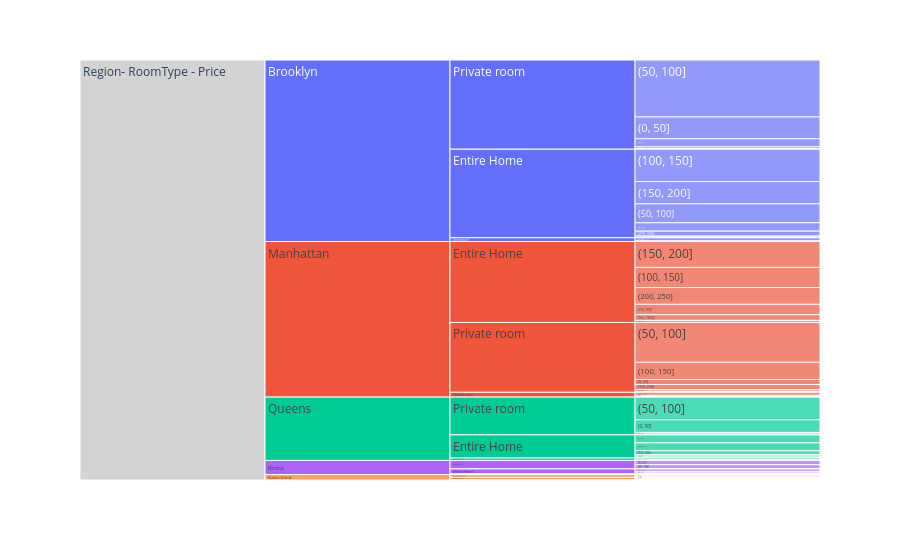

This figure's notebook cell:
### Code cell
fig = px.icicle(bookings, path=[px.Constant("Region- RoomType - Price"), 'neighbourhood_group', 'room_type', 'price'], values='count_booking')
fig.update_traces(root_color="lightgrey")
fig.show()

### Figure 1 — Plotly figure (JSON) as saved in the notebook; plotly's stock layout.template omitted (floating-point values rounded to 4 significant figures)
{"data": [{"branchvalues": "total", "domain": {"x": [0, 1], "y": [0, 1]}, "hovertemplate": "labels=%{label}<br>count_booking=%{value}<br>parent=%{parent}<br>id=%{id}<extra></extra>", "ids": ["Region- RoomType - Price/Bronx/Entire Home/(0, 50]", "Region- RoomType - Price/Brooklyn/Entire Home/(0, 50]", "Region- RoomType - Price/Manhattan/Entire Home/(0, 50]", "Region- RoomType - Price/Queens/Entire Home/(0, 50]", "Region- RoomType - Price/Staten Island/Entire Home/(0, 50]", "Region- RoomType - Price/Bronx/Private room/(0, 50]", "Region- RoomType - Price/Brooklyn/Private room/(0, 50]", "Region- RoomType - Price/Manhattan/Private room/(0, 50]", "Region- RoomType - Price/Queens/Private room/(0, 50]", "Region- RoomType - Price/Staten Island/Private room/(0, 50]", "Region- RoomType - Price/Bronx/Shared room/(0, 50]", "Region- RoomType - Price/Brooklyn/Shared room/(0, 50]", "Region- RoomType - Price/Manhattan/Shared room/(0, 50]", "Region- RoomType - Price/Queens/Shared room/(0, 50]", "Region- RoomType - Price/Staten Island/Shared room/(0, 50]", "Region- RoomType - Price/Bronx/Entire Home/(50, 100]", "Region- RoomType - Price/Brooklyn/Entire Home/(50, 100]", "Region- RoomType - Price/Manhattan/Entire Home/(50, 100]", "Region- RoomType - Price/Queens/Entire Home/(50, 100]", "Region- RoomType - Price/Staten Island/Entire Home/(50, 100]", "Region- RoomType - Price/Bronx/Private room/(50, 100]", "Region- RoomType - Price/Brooklyn/Private room/(50, 100]", "Region- RoomType - Price/Manhattan/Private room/(50, 100]", "Region- RoomType - Price/Queens/Private room/(50, 100]", "Region- RoomType - Price/Staten Island/Private room/(50, 100]", "Region- RoomType - Price/Bronx/Shared room/(50, 100]", "Region- RoomType - Price/Brooklyn/Shared room/(50, 100]", "Region- RoomType - Price/Manhattan/Shared room/(50, 100]", "Region- RoomType - Price/Queens/Shared room/(50, 100]", "Region- RoomType - Price/Staten Island/Shared room/(50, 100]", "Region- RoomType - Price/Bronx/Entire Home/(100, 150]", "Region- RoomType - Price/Brooklyn/Entire Home/(100, 150]", "Region- RoomType - Price/Manhattan/Entire Home/(100, 150]", "Region- RoomType - Price/Queens/Entire Home/(100, 150]", "Region- RoomType - Price/Staten Island/Entire Home/(100, 150]", "Region- RoomType - Price/Bronx/Private room/(100, 150]", "Region- RoomType - Price/Brooklyn/Private room/(100, 150]", "Region- RoomType - Price/Manhattan/Private room/(100, 150]", "Region- RoomType - Price/Queens/Private room/(100, 150]", "Region- RoomType - Price/Staten Island/Private room/(100, 150]", "Region- RoomType - Price/Bronx/Shared room/(100, 150]", "Region- RoomType - Price/Brooklyn/Shared room/(100, 150]", "Region- RoomType - Price/Manhattan/Shared room/(100, 150]", "Region- RoomType - Price/Queens/Shared room/(100, 150]", "Region- RoomType - Price/Staten Island/Shared room/(100, 150]", "Region- RoomType - Price/Bronx/Entire Home/(150, 200]", "Region- RoomType - Price/Brooklyn/Entire Home/(150, 200]", "Region- RoomType - Price/Manhattan/Entire Home/(150, 200]", "Region- RoomType - Price/Queens/Entire Home/(150, 200]", "Region- RoomType - Price/Staten Island/Entire Home/(150, 200]", "Region- RoomType - Price/Bronx/Private room/(150, 200]", "Region- RoomType - Price/Brooklyn/Private room/(150, 200]", "Region- RoomType - Price/Manhattan/Private room/(150, 200]", "Region- RoomType - Price/Queens/Private room/(150, 200]", "Region- RoomType - Price/Staten Island/Private room/(150, 200]", "Region- RoomType - Price/Bronx/Shared room/(150, 200]", "Region- RoomType - Price/Brooklyn/Shared room/(150, 200]", "Region- RoomType - Price/Manhattan/Shared room/(150, 200]", "Region- RoomType - Price/Queens/Shared room/(150, 200]", "Region- RoomType - Price/Staten Island/Shared room/(150, 200]", "Region- RoomType - Price/Bronx/Entire Home/(200, 250]", "Region- RoomType - Price/Brooklyn/Entire Home/(200, 250]", "Region- RoomType - Price/Manhattan/Entire Home/(200, 250]", "Region- RoomType - Price/Queens/Entire Home/(200, 250]", "Region- RoomType - Price/Staten Island/Entire Home/(200, 250]", "Region- RoomType - Price/Bronx/Private room/(200, 250]", "Region- RoomType - Price/Brooklyn/Private room/(200, 250]", "Region- RoomType - Price/Manhattan/Private room/(200, 250]", "Region- RoomType - Price/Queens/Private room/(200, 250]", "Region- RoomType - Price/Staten Island/Private room/(200, 250]", "Region- RoomType - Price/Bronx/Shared room/(200, 250]", "Region- RoomType - Price/Brooklyn/Shared room/(200, 250]", "Region- RoomType - Price/Manhattan/Shared room/(200, 250]", "Region- RoomType - Price/Queens/Shared room/(200, 250]", "Region- RoomType - Price/Staten Island/Shared room/(200, 250]", "Region- RoomType - Price/Bronx/Entire Home/(250, 300]", "Region- RoomType - Price/Brooklyn/Entire Home/(250, 300]", "Region- RoomType - Price/Manhattan/Entire Home/(250, 300]", "Region- RoomType - Price/Queens/Entire Home/(250, 300]", "Region- RoomType - Price/Staten Island/Entire Home/(250, 300]", "Region- RoomType - Price/Bronx/Private room/(250, 300]", "Region- RoomType - Price/Brooklyn/Private room/(250, 300]", "Region- RoomType - Price/Manhattan/Private room/(250, 300]", "Region- RoomType - Price/Queens/Private room/(250, 300]", "Region- RoomType - Price/Staten Island/Private room/(250, 300]", "Region- RoomType - Price/Bronx/Shared room/(250, 300]", "Region- RoomType - Price/Brooklyn/Shared room/(250, 300]", "Region- RoomType - Price/Manhattan/Shared room/(250, 300]", "Region- RoomType - Price/Queens/Shared room/(250, 300]", "Region- RoomType - Price/Staten Island/Shared room/(250, 300]", "Region- RoomType - Price/Bronx/Entire Home/(300, 350]", "Region- RoomType - Price/Brooklyn/Entire Home/(300, 350]", "Region- RoomType - Price/Manhattan/Entire Home/(300, 350]", "Region- RoomType - Price/Queens/Entire Home/(300, 350]", "Region- RoomType - Price/Staten Island/Entire Home/(300, 350]", "Region- RoomType - Price/Bronx/Private room/(300, 350]", "Region- RoomType - Price/Brooklyn/Private room/(300, 350]", "Region- RoomType - Price/Manhattan/Private room/(300, 350]", "Region- RoomType - Price/Queens/Private room/(300, 350]", "Region- RoomType - Price/Staten Island/Private room/(300, 350]", "Region- RoomType - Price/Bronx/Shared room/(300, 350]", "Region- RoomType - Price/Brooklyn/Shared room/(300, 350]", "Region- RoomType - Price/Manhattan/Shared room/(300, 350]", "Region- RoomType - Price/Queens/Shared room/(300, 350]", "Region- RoomType - Price/Staten Island/Shared room/(300, 350]", "Region- RoomType - Price/Bronx/Entire Home", "Region- RoomType - Price/Brooklyn/Entire Home", "Region- RoomType - Price/Manhattan/Entire Home", "Region- RoomType - Price/Queens/Entire Home", "Region- RoomType - Price/Staten Island/Entire Home", "Region- RoomType - Price/Bronx/Private room", "Region- RoomType - Price/Brooklyn/Private room", "Region- RoomType - Price/Manhattan/Private room", "Region- RoomType - Price/Queens/Private room", "Region- RoomType - Price/Staten Island/Private room", "Region- RoomType - Price/Bronx/Shared room", "Region- RoomType - Price/Brooklyn/Shared room", "Region- RoomType - Price/Manhattan/Shared room", "Region- RoomType - Price/Queens/Shared room", "Region- RoomType - Price/Staten Island/Shared room", "Region- RoomType - Price/Bronx", "Region- RoomType - Price/Brooklyn", "Region- RoomType - Price/Manhattan", "Region- RoomType - Price/Queens", "Region- RoomType - Price/Staten Island", "Region- RoomType - Price"], "labels": ["(0, 50]", "(0, 50]", "(0, 50]", "(0, 50]", "(0, 50]", "(0, 50]", "(0, 50]", "(0, 50]", "(0, 50]", "(0, 50]", "(0, 50]", "(0, 50]", "(0, 50]", "(0, 50]", "(0, 50]", "(50, 100]", "(50, 100]", "(50, 100]", "(50, 100]", "(50, 100]", "(50, 100]", "(50, 100]", "(50, 100]", "(50, 100]", "(50, 100]", "(50, 100]", "(50, 100]", "(50, 100]", "(50, 100]", "(50, 100]", "(100, 150]", "(100, 150]", "(100, 150]", "(100, 150]", "(100, 150]", "(100, 150]", "(100, 150]", "(100, 150]", "(100, 150]", "(100, 150]", "(100, 150]", "(100, 150]", "(100, 150]", "(100, 150]", "(100, 150]", "(150, 200]", "(150, 200]", "(150, 200]", "(150, 200]", "(150, 200]", "(150, 200]", "(150, 200]", "(150, 200]", "(150, 200]", "(150, 200]", "(150, 200]", "(150, 200]", "(150, 200]", "(150, 200]", "(150, 200]", "(200, 250]", "(200, 250]", "(200, 250]", "(200, 250]", "(200, 250]", "(200, 250]", "(200, 250]", "(200, 250]", "(200, 250]", "(200, 250]", "(200, 250]", "(200, 250]", "(200, 250]", "(200, 250]", "(200, 250]", "(250, 300]", "(250, 300]", "(250, 300]", "(250, 300]", "(250, 300]", "(250, 300]", "(250, 300]", "(250, 300]", "(250, 300]", "(250, 300]", "(250, 300]", "(250, 300]", "(250, 300]", "(250, 300]", "(250, 300]", "(300, 350]", "(300, 350]", "(300, 350]", "(300, 350]", "(300, 350]", "(300, 350]", "(300, 350]", "(300, 350]", "(300, 350]", "(300, 350]", "(300, 350]", "(300, 350]", "(300, 350]", "(300, 350]", "(300, 350]", "Entire Home", "Entire Home", "Entire Home", "Entire Home", "Entire Home", "Private room", "Private room", "Private room", "Private room", "Private room", "Shared room", "Shared room", "Shared room", "Shared room", "Shared room", "Bronx", "Brooklyn", "Manhattan", "Queens", "Staten Island", "Region- RoomType - Price"], "name": "", "parents": ["Region- RoomType - Price/Bronx/Entire Home", "Region- RoomType - Price/Brooklyn/Entire Home", "Region- RoomType - Price/Manhattan/Entire Home", "Region- RoomType - Price/Queens/Entire Home", "Region- RoomType - Price/Staten Island/Entire Home", "Region- RoomType - Price/Bronx/Private room", "Region- RoomType - Price/Brooklyn/Private room", "Region- RoomType - Price/Manhattan/Private room", "Region- RoomType - Price/Queens/Private room", "Region- RoomType - Price/Staten Island/Private room", "Region- RoomType - Price/Bronx/Shared room", "Region- RoomType - Price/Brooklyn/Shared room", "Region- RoomType - Price/Manhattan/Shared room", "Region- RoomType - Price/Queens/Shared room", "Region- RoomType - Price/Staten Island/Shared room", "Region- RoomType - Price/Bronx/Entire Home", "Region- RoomType - Price/Brooklyn/Entire Home", "Region- RoomType - Price/Manhattan/Entire Home", "Region- RoomType - Price/Queens/Entire Home", "Region- RoomType - Price/Staten Island/Entire Home", "Region- RoomType - Price/Bronx/Private room", "Region- RoomType - Price/Brooklyn/Private room", "Region- RoomType - Price/Manhattan/Private room", "Region- RoomType - Price/Queens/Private room", "Region- RoomType - Price/Staten Island/Private room", "Region- RoomType - Price/Bronx/Shared room", "Region- RoomType - Price/Brooklyn/Shared room", "Region- RoomType - Price/Manhattan/Shared room", "Region- RoomType - Price/Queens/Shared room", "Region- RoomType - Price/Staten Island/Shared room", "Region- RoomType - Price/Bronx/Entire Home", "Region- RoomType - Price/Brooklyn/Entire Home", "Region- RoomType - Price/Manhattan/Entire Home", "Region- RoomType - Price/Queens/Entire Home", "Region- RoomType - Price/Staten Island/Entire Home", "Region- RoomType - Price/Bronx/Private room", "Region- RoomType - Price/Brooklyn/Private room", "Region- RoomType - Price/Manhattan/Private room", "Region- RoomType - Price/Queens/Private room", "Region- RoomType - Price/Staten Island/Private room", "Region- RoomType - Price/Bronx/Shared room", "Region- RoomType - Price/Brooklyn/Shared room", "Region- RoomType - Price/Manhattan/Shared room", "Region- RoomType - Price/Queens/Shared room", "Region- RoomType - Price/Staten Island/Shared room", "Region- RoomType - Price/Bronx/Entire Home", "Region- RoomType - Price/Brooklyn/Entire Home", "Region- RoomType - Price/Manhattan/Entire Home", "Region- RoomType - Price/Queens/Entire Home", "Region- RoomType - Price/Staten Island/Entire Home", "Region- RoomType - Price/Bronx/Private room", "Region- RoomType - Price/Brooklyn/Private room", "Region- RoomType - Price/Manhattan/Private room", "Region- RoomType - Price/Queens/Private room", "Region- RoomType - Price/Staten Island/Private room", "Region- RoomType - Price/Bronx/Shared room", "Region- RoomType - Price/Brooklyn/Shared room", "Region- RoomType - Price/Manhattan/Shared room", "Region- RoomType - Price/Queens/Shared room", "Region- RoomType - Price/Staten Island/Shared room", "Region- RoomType - Price/Bronx/Entire Home", "Region- RoomType - Price/Brooklyn/Entire Home", "Region- RoomType - Price/Manhattan/Entire Home", "Region- RoomType - Price/Queens/Entire Home", "Region- RoomType - Price/Staten Island/Entire Home", "Region- RoomType - Price/Bronx/Private room", "Region- RoomType - Price/Brooklyn/Private room", "Region- RoomType - Price/Manhattan/Private room", "Region- RoomType - Price/Queens/Private room", "Region- RoomType - Price/Staten Island/Private room", "Region- RoomType - Price/Bronx/Shared room", "Region- RoomType - Price/Brooklyn/Shared room", "Region- RoomType - Price/Manhattan/Shared room", "Region- RoomType - Price/Queens/Shared room", "Region- RoomType - Price/Staten Island/Shared room", "Region- RoomType - Price/Bronx/Entire Home", "Region- RoomType - Price/Brooklyn/Entire Home", "Region- RoomType - Price/Manhattan/Entire Home", "Region- RoomType - Price/Queens/Entire Home", "Region- RoomType - Price/Staten Island/Entire Home", "Region- RoomType - Price/Bronx/Private room", "Region- RoomType - Price/Brooklyn/Private room", "Region- RoomType - Price/Manhattan/Private room", "Region- RoomType - Price/Queens/Private room", "Region- RoomType - Price/Staten Island/Private room", "Region- RoomType - Price/Bronx/Shared room", "Region- RoomType - Price/Brooklyn/Shared room", "Region- RoomType - Price/Manhattan/Shared room", "Region- RoomType - Price/Queens/Shared room", "Region- RoomType - Price/Staten Island/Shared room", "Region- RoomType - Price/Bronx/Entire Home", "Region- RoomType - Price/Brooklyn/Entire Home", "Region- RoomType - Price/Manhattan/Entire Home", "Region- RoomType - Price/Queens/Entire Home", "Region- RoomType - Price/Staten Island/Entire Home", "Region- RoomType - Price/Bronx/Private room", "Region- RoomType - Price/Brooklyn/Private room", "Region- RoomType - Price/Manhattan/Private room", "Region- RoomType - Price/Queens/Private room", "Region- RoomType - Price/Staten Island/Private room", "Region- RoomType - Price/Bronx/Shared room", "Region- RoomType - Price/Brooklyn/Shared room", "Region- RoomType - Price/Manhattan/Shared room", "Region- RoomType - Price/Queens/Shared room", "Region- RoomType - Price/Staten Island/Shared room", "Region- RoomType - Price/Bronx", "Region- RoomType - Price/Brooklyn", "Region- RoomType - Price/Manhattan", "Region- RoomType - Price/Queens", "Region- RoomType - Price/Staten Island", "Region- RoomType - Price/Bronx", "Region- RoomType - Price/Brooklyn", "Region- RoomType - Price/Manhattan", "Region- RoomType - Price/Queens", "Region- RoomType - Price/Staten Island", "Region- RoomType - Price/Bronx", "Region- RoomType - Price/Brooklyn", "Region- RoomType - Price/Manhattan", "Region- RoomType - Price/Queens", "Region- RoomType - Price/Staten Island", "Region- RoomType - Price", "Region- RoomType - Price", "Region- RoomType - Price", "Region- RoomType - Price", "Region- RoomType - Price", ""], "root": {"color": "lightgrey"}, "type": "icicle", "values": [8, 31, 5, 25, 1, 206, 1060, 244, 613, 68, 26, 152, 65, 94, 2, 119, 917, 276, 389, 62, 190, 2767, 1934, 1102, 62, 5, 21, 143, 19, 1, 83, 1571, 977, 386, 37, 13, 390, 836, 83, 7, 0, 4, 17, 4, 1, 17, 1085, 1259, 189, 13, 1, 84, 241, 24, 0, 1, 3, 3, 0, 0, 7, 407, 817, 70, 4, 0, 23, 85, 7, 1, 0, 2, 3, 0, 0, 5, 241, 504, 61, 7, 1, 9, 41, 4, 0, 0, 0, 1, 0, 0, 2, 50, 97, 7, 0, 0, 1, 11, 0, 0, 0, 0, 1, 0, 0, 241, 4302, 3935, 1127, 124, 411, 4334, 3392, 1833, 138, 32, 182, 233, 117, 4, 684, 8818, 7560, 3077, 266, 20405]}], "layout": {"legend": {"tracegroupgap": 0}, "margin": {"t": 60}}}
